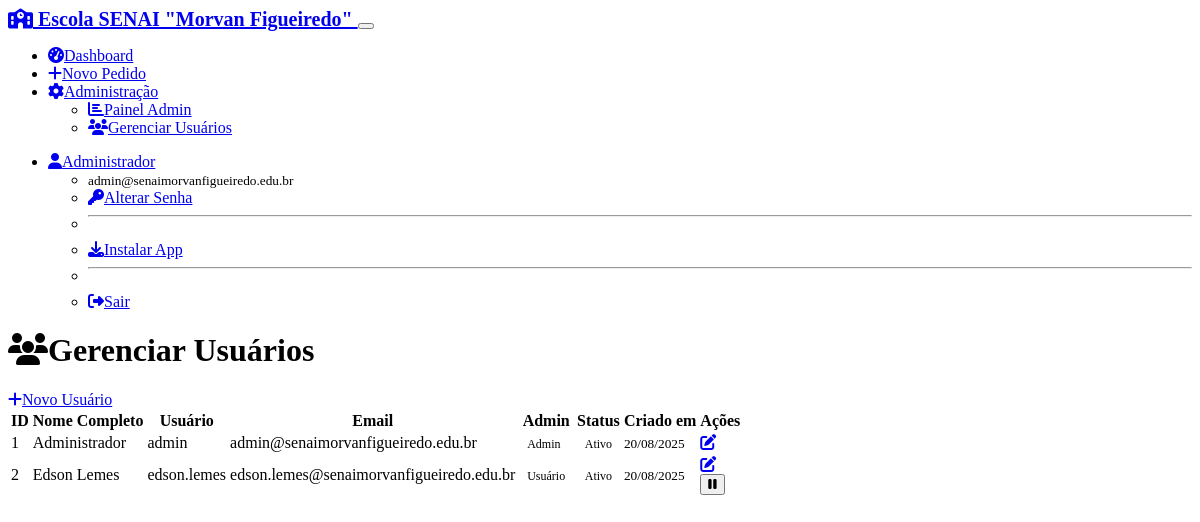
The app's page /admin/users (signed in) with its own data.
### models.py (models this page shows, shortened)
class User(UserMixin, db.Model):
    id = db.Column(db.Integer, primary_key=True)
    username = db.Column(db.String(64), unique=True, nullable=False)
    email = db.Column(db.String(120), unique=True, nullable=False)
    full_name = db.Column(db.String(120), nullable=False)
    password_hash = db.Column(db.String(256))
    needs_password_reset = db.Column(db.Boolean, default=False, nullable=False)
    is_admin = db.Column(db.Boolean, default=False, nullable=False)
    active = db.Column(db.Boolean, default=True, nullable=False)
    created_at = db.Column(db.DateTime, default=datetime.utcnow)
    @property
    def is_active(self):
        return self.active
    acquisition_requests = db.relationship('AcquisitionRequest', foreign_keys='AcquisitionRequest.created_by_id', backref='creator', lazy='dynamic')
    assigned_requests = db.relationship('AcquisitionRequest', foreign_keys='AcquisitionRequest.responsible_id', backref='responsible', lazy='dynamic')
    status_changes = db.relationship('StatusChange', backref='changed_by_user', lazy='dynamic')

### routes.py (the view)
@app.route('/admin/users')
@login_required
def user_management():
    if not current_user.is_admin:
        flash('Acesso negado.', 'danger')
        return redirect(url_for('dashboard'))
    users = User.query.order_by(User.full_name).all()
    return render_template('user_management.html', users=users)

### app.py (called while the page is built)
@login_manager.user_loader
def load_user(user_id):
    from models import User
    return User.query.get(int(user_id))

### templates/user_management.html (shortened to what this page needs)
{% extends "base.html" %}
{% block content %}
<div class="d-flex justify-content-between align-items-center mb-4">
    <h1><i class="fas fa-users me-2"></i>Gerenciar Usuários</h1>
    {% if not form %}
    <a href="{{ url_for('new_user') }}" class="btn btn-primary">
        <i class="fas fa-plus me-1"></i>Novo Usuário
    </a>
    {% endif %}
</div>
{% if not form %}
<div class="card">
    <div class="card-body">
        {% if users %}
            <div class="table-responsive">
                <table class="table table-hover">
                    <thead>
                        <tr>
                            <th>ID</th>
                            <th>Nome Completo</th>
                            <th>Usuário</th>
                            <th>Email</th>
                            <th>Admin</th>
                            <th>Status</th>
                            <th>Criado em</th>
                            <th>Ações</th>
                        </tr>
                    </thead>
                    <tbody>
                        {% for user in users %}
                        <tr>
                            <td>{{ user.id }}</td>
                            <td>{{ user.full_name }}</td>
                            <td>{{ user.username }}</td>
                            <td>{{ user.email }}</td>
                            <td>
                                {% if user.is_admin %}
                                    <span class="badge bg-danger">Admin</span>
                                {% else %}
                                    <span class="badge bg-secondary">Usuário</span>
                                {% endif %}
                            </td>
                            <td>
                                {% if user.is_active %}
                                    <span class="badge bg-success">Ativo</span>
                                {% else %}
                                    <span class="badge bg-danger">Inativo</span>
                                {% endif %}
                            </td>
                            <td>
                                <small class="text-muted">
                                    {{ user.created_at.strftime('%d/%m/%Y') }}
                                </small>
                            </td>
                            <td>
                                <a href="{{ url_for('edit_user', id=user.id) }}" class="btn btn-sm btn-outline-primary">
                                    <i class="fas fa-edit"></i>
                                </a>
                                {% if user.id != current_user.id %}
                                <form method="POST" action="{{ url_for('toggle_user_status', id=user.id) }}"
                                      class="d-inline" onsubmit="return confirm('Tem certeza que deseja {% if user.is_active %}desativar{% else %}ativar{% endif %} este usuário?')">
                                    <button type="submit" class="btn btn-sm btn-outline-{% if user.is_active %}warning{% else %}success{% endif %}">
                                        <i class="fas fa-{% if user.is_active %}pause{% else %}play{% endif %}"></i>
                                    </button>
                                </form>
                                {% endif %}
                            </td>
                        </tr>
                        {% endfor %}
                    </tbody>
                </table>
            </div>
        {% else %}
            <div class="text-center py-5">
                <i class="fas fa-users fa-3x text-muted mb-3"></i>
                <h5 class="text-muted">Nenhum usuário encontrado</h5>
            </div>
        {% endif %}
    </div>
</div>
{% endif %}
{% endblock %}

### templates/base.html (shortened to what this page needs)
<!DOCTYPE html>
<html lang="pt-BR" data-bs-theme="dark">
<head>
    <link href="https://cdn.replit.com/agent/bootstrap-agent-dark-theme.min.css" rel="stylesheet">
    <link rel="stylesheet" href="https://cdnjs.cloudflare.com/ajax/libs/font-awesome/6.4.0/css/all.min.css">
    <link rel="stylesheet" href="{{ url_for('static', filename='style.css') }}">
</head>
<body>
    {% if current_user.is_authenticated %}
    <nav class="navbar navbar-expand-lg navbar-dark bg-primary">
        <div class="container">
            <a class="navbar-brand" href="{{ url_for('dashboard') }}">
                <i class="fas fa-school me-2"></i>
Escola SENAI "Morvan Figueiredo"
            </a>
            <button class="navbar-toggler" type="button" data-bs-toggle="collapse" data-bs-target="#navbarNav">
            </button>
            <div class="collapse navbar-collapse" id="navbarNav">
                <ul class="navbar-nav me-auto">
                    <li class="nav-item">
                        <a class="nav-link" href="{{ url_for('dashboard') }}">
                            <i class="fas fa-tachometer-alt me-1"></i>Dashboard
                        </a>
                    </li>
                    <li class="nav-item">
                        <a class="nav-link" href="{{ url_for('new_request') }}">
                            <i class="fas fa-plus me-1"></i>Novo Pedido
                        </a>
                    </li>
                    <li class="nav-item dropdown">
                        <a class="nav-link dropdown-toggle" href="#" role="button" data-bs-toggle="dropdown">
                            <i class="fas fa-cog me-1"></i>Administração
                        </a>
                        <ul class="dropdown-menu">
                            <li><a class="dropdown-item" href="{{ url_for('admin_panel') }}">
                                <i class="fas fa-chart-bar me-1"></i>Painel Admin
                            </a></li>
                            {% if current_user.is_admin %}
                            <li><a class="dropdown-item" href="{{ url_for('user_management') }}">
                                <i class="fas fa-users me-1"></i>Gerenciar Usuários
                            </a></li>
                            {% endif %}
                        </ul>
                    </li>
                </ul>
                <ul class="navbar-nav">
                    <li class="nav-item dropdown">
                        <a class="nav-link dropdown-toggle" href="#" role="button" data-bs-toggle="dropdown">
                            <i class="fas fa-user me-1"></i>{{ current_user.full_name }}
                        </a>
                        <ul class="dropdown-menu">
                            <li><span class="dropdown-item-text">
                                <small class="text-muted">{{ current_user.email }}</small>
                            </span></li>
                            <li><a class="dropdown-item" href="{{ url_for('first_password') }}">
                                <i class="fas fa-key me-1"></i>Alterar Senha
                            </a></li>
                            <li><hr class="dropdown-divider"></li>
                            <li id="install-item">
                                <a class="dropdown-item" href="#" id="install-button">
                                    <i class="fas fa-download me-1"></i>Instalar App
                                </a>
                            </li>
                            <li><hr class="dropdown-divider"></li>
                            <li><a class="dropdown-item" href="{{ url_for('logout') }}">
                                <i class="fas fa-sign-out-alt me-1"></i>Sair
                            </a></li>
                        </ul>
                    </li>
                </ul>
            </div>
        </div>
    </nav>
    {% endif %}
    <main class="container my-4">
        {% if error_message %}
            <div class="text-center">
                <h1 class="display-1">😔</h1>
                <h2>{{ error_message }}</h2>
                <a href="{{ url_for('dashboard') }}" class="btn btn-primary">
                    <i class="fas fa-home me-1"></i>Voltar ao Dashboard
                </a>
            </div>
        {% else %}
            {% block content %}{% endblock %}
        {% endif %}
    </main>
</body>
</html>

### static/style.css (style rules this page uses)
.badge { font-size: 0.75rem; padding: 0.35em 0.65em; }
.card { transition: box-shadow 0.15s ease-in-out; }
.navbar-brand { font-weight: 600; font-size: 1.25rem; }
.fade-in { animation: fadeIn 0.3s ease-in; }

### records on screen
User: full_name "Administrador", email "admin@senaimorvanfigueiredo.edu.br", id "1", username "admin", is_admin "Admin", active "Ativo", created_at "20/08/2025"
User: id "2", full_name "Edson Lemes", username "edson.lemes", email "edson.lemes@senaimorvanfigueiredo.edu.br", is_admin "Usuário", active "Ativo", created_at "20/08/2025"
